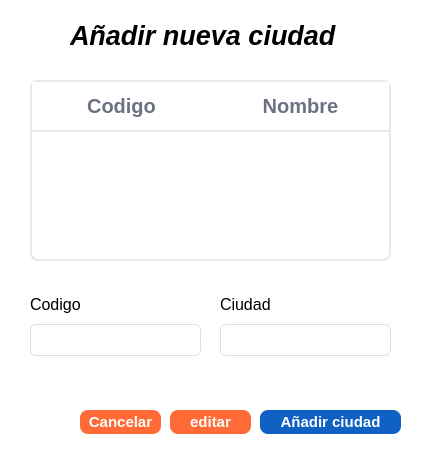
<?xml version="1.0" encoding="UTF-8"?>
<ui version="4.0">
 <class>pagina_ciudad</class>
 <widget class="QWidget" name="pagina_ciudad">
  <property name="geometry">
   <rect>
    <x>0</x>
    <y>0</y>
    <width>424</width>
    <height>452</height>
   </rect>
  </property>
  <property name="minimumSize">
   <size>
    <width>424</width>
    <height>452</height>
   </size>
  </property>
  <property name="maximumSize">
   <size>
    <width>424</width>
    <height>452</height>
   </size>
  </property>
  <property name="windowTitle">
   <string>Form</string>
  </property>
  <property name="styleSheet">
   <string notr="true">background-color: rgb(255, 255, 255);</string>
  </property>
  <widget class="QPushButton" name="boton_editar">
   <property name="geometry">
    <rect>
     <x>170</x>
     <y>410</y>
     <width>81</width>
     <height>24</height>
    </rect>
   </property>
   <property name="font">
    <font>
     <pointsize>-1</pointsize>
     <weight>75</weight>
     <bold>true</bold>
    </font>
   </property>
   <property name="styleSheet">
    <string notr="true">QPushButton{
	background: #FF6A36;
	color:WHITE;
	border:none;
	border-radius: 8px;
	font-weight: bold;
	font-size: 15px;
}</string>
   </property>
   <property name="text">
    <string>editar</string>
   </property>
  </widget>
  <widget class="QLabel" name="label_estatico_titulo">
   <property name="geometry">
    <rect>
     <x>70</x>
     <y>20</y>
     <width>281</width>
     <height>31</height>
    </rect>
   </property>
   <property name="font">
    <font>
     <pointsize>20</pointsize>
     <weight>75</weight>
     <italic>true</italic>
     <bold>true</bold>
    </font>
   </property>
   <property name="text">
    <string>Añadir nueva ciudad</string>
   </property>
  </widget>
  <widget class="QWidget" name="layoutWidget_2">
   <property name="geometry">
    <rect>
     <x>220</x>
     <y>290</y>
     <width>171</width>
     <height>66</height>
    </rect>
   </property>
   <layout class="QVBoxLayout" name="Layout_ciudad">
    <item>
     <widget class="QLabel" name="label_estatico_ciudad">
      <property name="font">
       <font>
        <pointsize>12</pointsize>
       </font>
      </property>
      <property name="text">
       <string>Ciudad</string>
      </property>
     </widget>
    </item>
    <item>
     <widget class="QLineEdit" name="lineEdit_ciudad">
      <property name="styleSheet">
       <string notr="true">QLineEdit {
    background-color: #ffffff;
    border: 1px solid #dcdfe6;
    border-radius: 6px;
    padding: 6px 12px;
    font-size: 13px;
    color: #606266;
    min-height: 18px;
}

QLineEdit:hover {
    border-color: #c0c4cc;
}

QLineEdit:focus {
    border-color: #409eff;
}

QLineEdit:disabled {
    background-color: #f5f7fa;
    color: #c0c4cc;
    border-color: #e4e7ed;
}

QLineEdit:read-only {
    background-color: #f5f7fa;
    color: #909399;
}</string>
      </property>
      <property name="inputMask">
       <string>aaaaaaaaaaaaaaaaaaaa</string>
      </property>
     </widget>
    </item>
   </layout>
  </widget>
  <widget class="QPushButton" name="boton_agregar">
   <property name="geometry">
    <rect>
     <x>260</x>
     <y>410</y>
     <width>141</width>
     <height>24</height>
    </rect>
   </property>
   <property name="font">
    <font>
     <pointsize>-1</pointsize>
     <weight>75</weight>
     <bold>true</bold>
    </font>
   </property>
   <property name="styleSheet">
    <string notr="true">QPushButton{
	background: #1061C4;
	color:WHITE;
	border:none;
	border-radius: 8px;
	font-weight: bold;
	font-size: 15px;
}</string>
   </property>
   <property name="text">
    <string>Añadir ciudad</string>
   </property>
  </widget>
  <widget class="QWidget" name="layoutWidget">
   <property name="geometry">
    <rect>
     <x>30</x>
     <y>290</y>
     <width>171</width>
     <height>66</height>
    </rect>
   </property>
   <layout class="QVBoxLayout" name="Layout_codigo">
    <item>
     <widget class="QLabel" name="label_estatico_codigo">
      <property name="font">
       <font>
        <pointsize>12</pointsize>
       </font>
      </property>
      <property name="text">
       <string>Codigo </string>
      </property>
     </widget>
    </item>
    <item>
     <widget class="QLineEdit" name="lineEdit_codigo">
      <property name="styleSheet">
       <string notr="true">QLineEdit {
    background-color: #ffffff;
    border: 1px solid #dcdfe6;
    border-radius: 6px;
    padding: 6px 12px;
    font-size: 13px;
    color: #606266;
    min-height: 18px;
}

QLineEdit:hover {
    border-color: #c0c4cc;
}

QLineEdit:focus {
    border-color: #409eff;
}

QLineEdit:disabled {
    background-color: #f5f7fa;
    color: #c0c4cc;
    border-color: #e4e7ed;
}

QLineEdit:read-only {
    background-color: #f5f7fa;
    color: #909399;
}</string>
      </property>
      <property name="inputMask">
       <string>&gt;AAA</string>
      </property>
     </widget>
    </item>
   </layout>
  </widget>
  <widget class="QPushButton" name="boton_cancelar">
   <property name="geometry">
    <rect>
     <x>80</x>
     <y>410</y>
     <width>81</width>
     <height>24</height>
    </rect>
   </property>
   <property name="font">
    <font>
     <pointsize>-1</pointsize>
     <weight>75</weight>
     <bold>true</bold>
    </font>
   </property>
   <property name="styleSheet">
    <string notr="true">QPushButton{
	background: #FF6A36;
	color:WHITE;
	border:none;
	border-radius: 8px;
	font-weight: bold;
	font-size: 15px;
}</string>
   </property>
   <property name="text">
    <string>Cancelar</string>
   </property>
  </widget>
  <widget class="QTableWidget" name="tableWidget_ciudad">
   <property name="geometry">
    <rect>
     <x>30</x>
     <y>80</y>
     <width>361</width>
     <height>181</height>
    </rect>
   </property>
   <property name="styleSheet">
    <string notr="true">QTableView {
    background: #ffffff;
    border: 2px solid #e6e8ec;
    border-radius: 8px;
    gridline-color: #f1f1f3;
    selection-background-color: #e8f0fe;
    selection-color: #1a1a1a;
    font-size: 18px;
    color: #333;
    alternate-background-color: #fafbff;
    show-grid: false;
}

QTableView::item {
    padding: 8px 12px;
    border: 0px;
}

QTableView::item:hover {
    background: #f5f8ff;
}

QTableView::item:selected {
    background: #e2edff;
    color: #1a1a1a;
}

QHeaderView::section {
    background: #ffffff;
    color: #6b7280;
    padding: 10px 12px;
    border: 0;
    border-bottom: 2px solid #e6e8ec;
    font-size: 20px;
    font-weight: 600;
}

QHeaderView::section:hover {
    background: #f7f9fc;
}

QHeaderView {
    background: #ffffff;
    border: 0;
}

QTableView::indicator {
    width: 18px;
    height: 18px;
}

QHeaderView::section:first {
    border-top-left-radius: 15px;
}

QHeaderView::section:last {
    border-top-right-radius: 15px;
}


QScrollBar:vertical {
    background: transparent;
    width: 10px;
    margin: 0px;
}

QScrollBar::handle:vertical {
    background: #cfd3da;
    min-height: 25px;
    border-radius: 5px;
}

QScrollBar::handle:vertical:hover {
    background: #b5bac4;
}

QScrollBar::add-line,
QScrollBar::sub-line {
    background: none;
    height: 0px;
}
</string>
   </property>
   <property name="verticalScrollBarPolicy">
    <enum>Qt::ScrollBarAlwaysOff</enum>
   </property>
   <property name="horizontalScrollBarPolicy">
    <enum>Qt::ScrollBarAlwaysOff</enum>
   </property>
   <attribute name="horizontalHeaderVisible">
    <bool>true</bool>
   </attribute>
   <attribute name="horizontalHeaderDefaultSectionSize">
    <number>179</number>
   </attribute>
   <attribute name="verticalHeaderVisible">
    <bool>false</bool>
   </attribute>
   <column>
    <property name="text">
     <string>Codigo</string>
    </property>
   </column>
   <column>
    <property name="text">
     <string>Nombre</string>
    </property>
   </column>
  </widget>
 </widget>
 <resources/>
 <connections/>
</ui>
